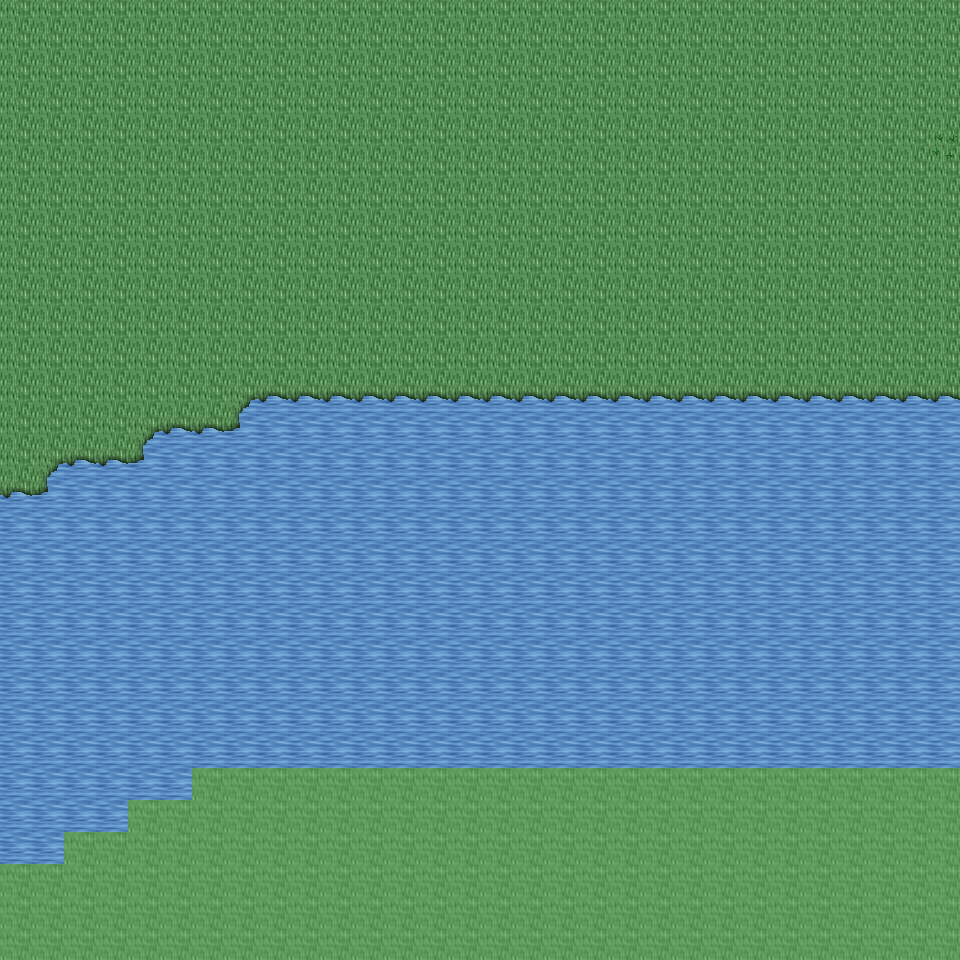

Rendered tile map (Tiled .tmx) drawn with the repository's tilesets; below, a short description and the map source with its tile grids summarised:
An orthogonal 30x30 tile map with 32x32 px tiles, 6 tile layers (Ground, Object, Object2, Above, ...), 14 tilesets and 3 objects (3x mapExit).

<map version="1.0" orientation="orthogonal" renderorder="right-down" width="30" height="30" tilewidth="32" tileheight="32" nextobjectid="4">
  <tileset firstgid="1" name="tileset_ground_ground" tilewidth="32" tileheight="32" tilecount="33" columns="3">
    <image source="../drawable/tileset_ground_ground.png" width="96" height="352" />
  </tileset>
  <tileset firstgid="34" name="tileset_ground_water_pool" tilewidth="32" tileheight="32" tilecount="72" columns="3">
    <image source="../drawable/tileset_ground_water_pool.png" width="96" height="768" />
  </tileset>
  <tileset firstgid="106" name="tileset_plant_tree_tree_darkgreen" tilewidth="32" tileheight="32" tilecount="88" columns="8">
    <image source="../drawable/tileset_plant_tree_tree_darkgreen.png" width="256" height="352" />
  </tileset>
  <tileset firstgid="194" name="tileset_ground_grass_edges" tilewidth="32" tileheight="32" tilecount="36" columns="12">
    <image source="../drawable/tileset_ground_grass_edges.png" width="384" height="96" />
  </tileset>
  <tileset firstgid="230" name="tileset_ground_grass_corners" tilewidth="32" tileheight="32" tilecount="24" columns="6">
    <image source="../drawable/tileset_ground_grass_corners.png" width="192" height="128" />
  </tileset>
  <tileset firstgid="254" name="tileset_plant_grasses" tilewidth="32" tileheight="32" tilecount="6" columns="3">
    <image source="../drawable/tileset_plant_grasses.png" width="96" height="64" />
  </tileset>
  <tileset firstgid="260" name="tileset_plant_flower_daisy_yellow" tilewidth="32" tileheight="32" tilecount="8" columns="2">
    <image source="../drawable/tileset_plant_flower_daisy_yellow.png" width="64" height="128" />
  </tileset>
  <tileset firstgid="268" name="tileset_plant_flower_daisy_blue" tilewidth="32" tileheight="32" tilecount="8" columns="2">
    <image source="../drawable/tileset_plant_flower_daisy_blue.png" width="64" height="128" />
  </tileset>
  <tileset firstgid="276" name="tileset_logic_item_mushroom" tilewidth="32" tileheight="32" tilecount="6" columns="6">
    <image source="../drawable/tileset_logic_item_mushroom.png" width="192" height="32" />
  </tileset>
  <tileset firstgid="282" name="tileset_logic_item_resources" tilewidth="32" tileheight="32" tilecount="6" columns="6">
    <image source="../drawable/tileset_logic_item_resources.png" width="192" height="32" />
  </tileset>
  <tileset firstgid="288" name="tileset_logic_item_vegetable" tilewidth="32" tileheight="32" tilecount="16" columns="8">
    <image source="../drawable/tileset_logic_item_vegetable.png" width="256" height="64" />
  </tileset>
  <tileset firstgid="304" name="tileset_logic_creature_animal" tilewidth="32" tileheight="32" tilecount="32" columns="8">
    <image source="../drawable/tileset_logic_creature_animal.png" width="256" height="128" />
  </tileset>
  <tileset firstgid="336" name="tileset_logic_collision" tilewidth="32" tileheight="32" tilecount="1" columns="1">
    <image source="../drawable/tileset_logic_collision.png" width="32" height="32" />
  </tileset>
  <tileset firstgid="337" name="tileset_logic_item_herb" tilewidth="32" tileheight="32" tilecount="5" columns="5">
    <image source="../drawable/tileset_logic_item_herb.png" width="160" height="32" />
  </tileset>
  <layer name="Ground" width="30" height="30">
    <data>[900 cells, 900 non-empty, 3 distinct tile ids]</data>
  </layer>
  <layer name="Object" width="30" height="30">
    <data>[900 cells, 63 non-empty, 5 distinct tile ids]</data>
  </layer>
  <layer name="Object2" width="30" height="30">
    <data>[900 cells, 1 non-empty, 1 distinct tile ids]</data>
  </layer>
  <layer name="Above" width="30" height="30">
    <data>[900 cells, 0 non-empty, 0 distinct tile ids]</data>
  </layer>
  <layer name="Above2" width="30" height="30">
    <data>[900 cells, 0 non-empty, 0 distinct tile ids]</data>
  </layer>
  <layer name="Walkable" width="30" height="30">
    <data>[900 cells, 168 non-empty, 1 distinct tile ids]</data>
  </layer>
  <objectgroup name="MapEvents">
    <object id="1" name="north" type="mapExit" x="0" y="0" width="960" height="32">
      <properties>
        <property name="map" value="level_0_x172_y94" />
        <property name="x" value="0" />
        <property name="y" value="28" />
      </properties>
    </object>
    <object id="2" name="west" type="mapExit" x="0" y="0" width="32" height="864">
      <properties>
        <property name="map" value="level_0_x171_y95" />
        <property name="x" value="28" />
        <property name="y" value="0" />
      </properties>
    </object>
    <object id="3" name="east" type="mapExit" x="928" y="0" width="32" height="768">
      <properties>
        <property name="map" value="level_0_x173_y95" />
        <property name="x" value="1" />
        <property name="y" value="0" />
      </properties>
    </object>
  </objectgroup>
</map>
